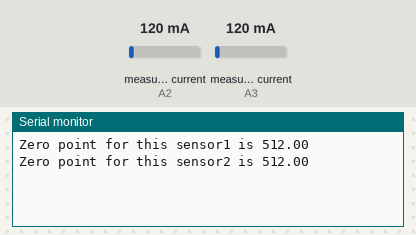
Recording of a sketch running on a simulated Arduino Uno, built with avr-gcc and run on an emulated ATmega328P. Parts: the last lines printed to the serial monitor. The test bench sets the inputs (shaded band); at power-on: measured current (sensors on A2, A3) 120 mA.

Above: at 5.2 s.
5.3 s: measured current (sensor on A2) set to 40 mA
At 7.0 s:
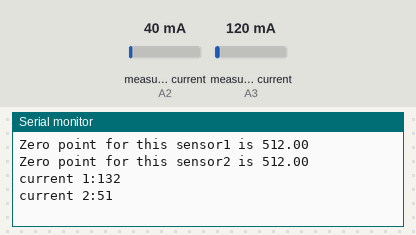
7.8 s: measured current (sensor on A2) set to 500 mA
At 9.1 s:
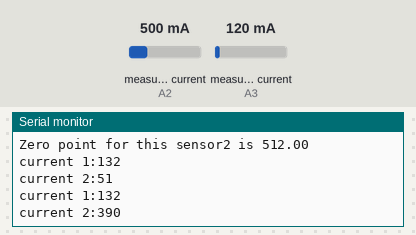
9.3 s: measured current (sensor on A3) set to 40 mA
10.8 s: measured current (sensor on A3) set to 500 mA
At 12.3 s:
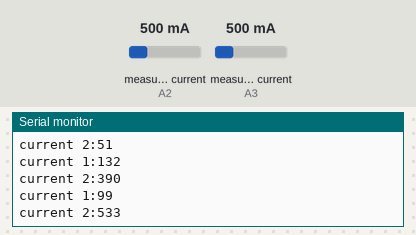
Timing chart, 0 to 13.3 s (numbered marks = the images above; inputs shaded):
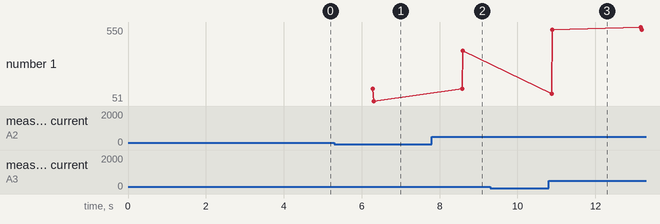

Measured:
- after the input at 5.3 s, the serial monitor: prints a new line after 1.0 s (image 1)
- after the input at 7.8 s, the serial monitor: prints a new line after 0.80 s (image 2)
- plotted number 1: 51 → 390 after the input at 7.8 s

The sketch:

Wattmeter_AC_micro_5.ino
```cpp
#include "ACS712.h"
#include <SoftwareSerial.h>

SoftwareSerial current_Serial(3, 2); // RX, TX

ACS712 sensor1(ACS712_30A, A3);
ACS712 sensor2(ACS712_30A, A2);

float zero_point1;
float zero_point2;


unsigned long previousMillis = 0;

#define FILTER_N 50

float Filter1() {//中位值平均濾波法
  int i, j;
  float filter_temp, filter_sum = 0;
  float filter_buf[FILTER_N];
  for(i = 0; i < FILTER_N; i++) {
    filter_buf[i] = sensor1.getCurrentAC(60) *1000.0 *1 / 1;
    delay(2);
  }
  // 采樣值從小到大排列（冒泡法）
  for(j = 0; j < FILTER_N - 1; j++) {
    for(i = 0; i < FILTER_N - 1 - j; i++) {
      if(filter_buf[i] > filter_buf[i + 1]) {
        filter_temp = filter_buf[i];
        filter_buf[i] = filter_buf[i + 1];
        filter_buf[i + 1] = filter_temp;
      }
    }
  }
  // 去除最大最小極值後求平均
  for(i = 1; i < FILTER_N - 1; i++) filter_sum += filter_buf[i];
  return filter_sum / (FILTER_N - 2);
}

float Filter2() {//中位值平均濾波法
  int i, j;
  float filter_temp, filter_sum = 0;
  float filter_buf[FILTER_N];
  for(i = 0; i < FILTER_N; i++) {
    filter_buf[i] = sensor2.getCurrentAC(60) *1000 *1 /1;
    delay(2);
  }
  // 采樣值從小到大排列（冒泡法）
  for(j = 0; j < FILTER_N - 1; j++) {
    for(i = 0; i < FILTER_N - 1 - j; i++) {
      if(filter_buf[i] > filter_buf[i + 1]) {
        filter_temp = filter_buf[i];
        filter_buf[i] = filter_buf[i + 1];
        filter_buf[i + 1] = filter_temp;
      }
    }
  }
  // 去除最大最小極值後求平均
  for(i = 1; i < FILTER_N - 1; i++) filter_sum += filter_buf[i];
  return filter_sum / (FILTER_N - 2);
}

void setup() {
  Serial.begin(9600);
  current_Serial.begin(9600);

  delay(2000);

  zero_point1 = sensor1.calibrate();  //開機時，裝置必須全部關閉
  Serial.print("Zero point for this sensor1 is ");
  Serial.println(zero_point1);
  sensor1.setZeroPoint(zero_point1);

  delay(2000);

  zero_point2 = sensor2.calibrate();  //開機時，裝置必須全部關閉
  Serial.print("Zero point for this sensor2 is ");
  Serial.println(zero_point2);
  sensor2.setZeroPoint(zero_point2);

}

void loop() {

//----AC1--------
  sensor1.setZeroPoint(zero_point1);

  float Filter_I1 = (Filter1()*1100.0/1000.0);
  //float Filter_I1 = sensor1.getCurrentAC(60) *1000.0 *1 / 1;
//----AC2--------
  sensor2.setZeroPoint(zero_point2);

  float Filter_I2 = (Filter2()*1100.0/1030.0);
  //float Filter_I2 = sensor2.getCurrentAC(60) *1000.0 *1 / 1;

//--------------
  unsigned long currentMillis = millis();

  if (currentMillis - previousMillis >= 1000) {

      previousMillis = currentMillis;

      if(Filter_I1<50) Filter_I1 = 0;
      Serial.println(String("current 1:") + (int)Filter_I1);
      unsigned int send_Data1 = (unsigned int)Filter_I1;

      if(Filter_I2<50) Filter_I2 = 0;
      Serial.println(String("current 2:") + (int)Filter_I2);
      unsigned int send_Data2 = (unsigned int)Filter_I2;

    //-----Send-------
      byte packet[5];

      packet[0] = 97;

      packet[1] = send_Data1 / 256;
      packet[2] = send_Data1 % 256;

      packet[3] = send_Data2 / 256;
      packet[4] = send_Data2 % 256;

      for(int i = 0; i < 5; i++)
        current_Serial.write(packet[i]);

  }

}
```
